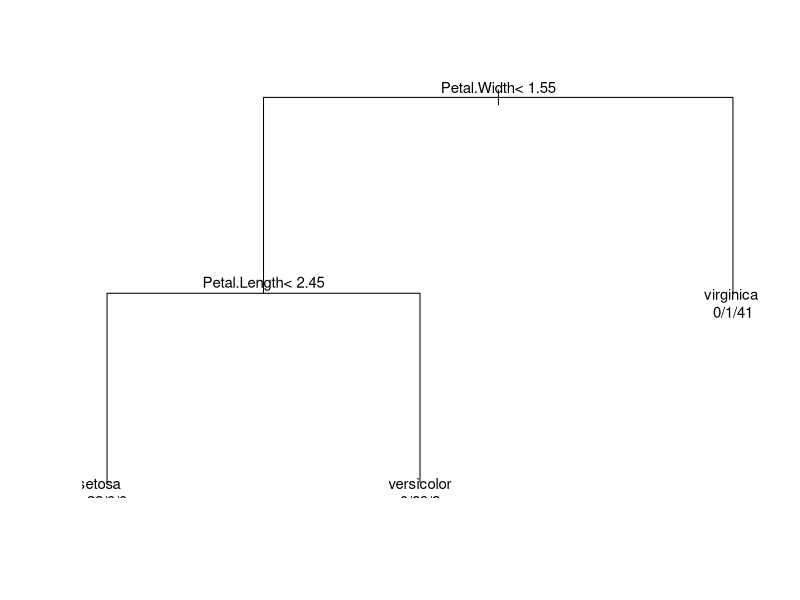

Recreate this plot in R.
## ---- chunk 1
###| The iris dataset is built into R
data(iris)
head(iris)
## ---- chunk 2
###| Reproducible random split: 70% train, 30% test
set.seed(2026)

nRows <- nrow(iris)
trainIndex <- sample(seq_len(nRows), size = 0.7 * nRows)

trainData <- iris[trainIndex, ]
testData  <- iris[-trainIndex, ]

c(train = nrow(trainData), test = nrow(testData))
## ---- chunk 3
###| Fit a decision tree on the training data
library(rpart)

treeModel <- rpart(Species ~ ., data = trainData)

###| Visualise the tree with base graphics
plot(treeModel)
text(treeModel, use.n = TRUE, cex = 0.9)
## ---- chunk 4
###| Predict the most likely class for each test flower
treePred <- predict(treeModel, newdata = testData, type = "class")

###| Confusion table: rows = predicted, columns = actual
confusion <- table(Predicted = treePred, Actual = testData$Species)
confusion

###| Accuracy = proportion correct = sum of the diagonal / total
treeAccuracy <- sum(diag(confusion)) / sum(confusion)
treeAccuracy
